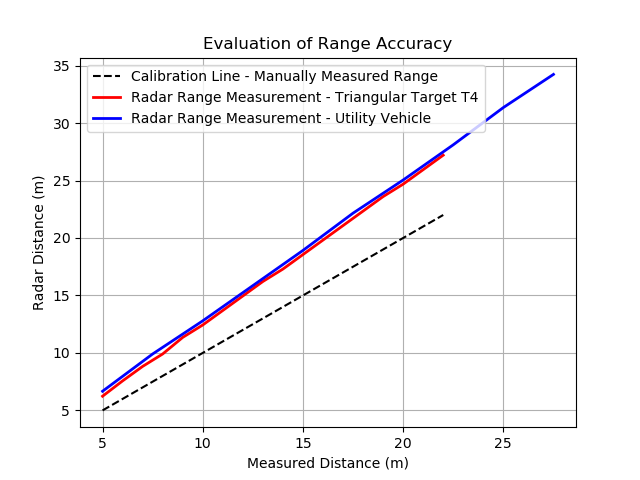

This chart was generated by the following Python code:

import pandas as pd
import numpy as np
import matplotlib.pyplot as plt

number_of_files_T4 = 18
number_of_files_ute = 10

length_T4 = number_of_files_T4                          #Total number of files to be processed
data_point= [5, 6, 7, 8, 9, 10, 11, 12, 13, 14, 15, 16, 17, 18, 19, 20, 21, 22]
range_len_T4 = np.zeros(length_T4)                          #Pre-allocating array for intesity - Length, Sum and Average
sum_range_T4 = np.zeros(length_T4)
ave_range_T4 = np.zeros(length_T4)
Distance_T4 = np.zeros(length_T4)

length_ute = number_of_files_ute                            #Total number of files to be processed
range_len_ute = np.zeros(length_ute)                          #Pre-allocating array for intesity - Length, Sum and Average
sum_range_ute = np.zeros(length_ute)
ave_range_ute = np.zeros(length_ute)
Distance_ute = np.zeros(length_ute)

for i in range(5, number_of_files_T4+5):                 #NOTE CHANGE: for i in range(5, number_of_files+6):
    df = pd.read_csv("T4_{}.csv".format(i))              #Read in the first file and subsequent files after looping
    range_T4 = df.range                                #Read the Intensity column of the CSV file
    range_len_T4[i-5] = len(range_T4)                        #Find the length of the column
    sum_range_T4[i-5] = sum(range_T4)                        #Find the sum of the column
    ave_range_T4[i-5] = sum_range_T4[i-5] / range_len_T4[i-5]  #Find the average of the column

    # ave_range_T4[i-5] = ave_range_T4[i-5] -30               #convert from dbm to db
    if (i == 5):
        Distance_T4[0]=5
    else:
        Distance_T4[i-5] = Distance_T4[i-6] + 1.0            #Set the distance to start from 0 and increment up
#### Please note: The name of the files increment by 1, but the distace taken of each file increments by 2.5.
# The name of the file was changed to increment by 1 instead of 2.5 to make the code easier.
for i in range(5, number_of_files_ute+5):                 #NOTE CHANGE: for i in range(1, number_of_files+1):
    df = pd.read_csv("Ute_{}.csv".format(i))              #Read in the first file and subsequent files after looping
    range_ute = df.range                                #Read the Intensity column of the CSV file
    range_len_ute[i-5] = len(range_ute)                        #Find the length of the column
    sum_range_ute[i-5] = sum(range_ute)                        #Find the sum of the column
    ave_range_ute[i-5] = sum_range_ute[i-5] / range_len_ute[i-5]  #Find the average of the column

    if (i == 5):
        Distance_ute[0] = 5
    else:
        Distance_ute[i-5] = Distance_ute[i-6] + 2.50            #Set the distance to start from 0 and increment up


fig = plt.figure()
plt.plot(Distance_T4, data_point,'k--', label ="Calibration Line - Manually Measured Range")
# plt.plot(Distance_T4, data_point,'k*')
plt.plot(Distance_T4, ave_range_T4,'r', linewidth=2, label ="Radar Range Measurement - Triangular Target T4")
# plt.plot(Distance_T4, ave_range_T4,'ro')
plt.plot(Distance_ute, ave_range_ute, 'b-', linewidth=2, label='Radar Range Measurement - Utility Vehicle')
plt.legend()
plt.grid()
plt.xlabel('Measured Distance (m)')
plt.ylabel('Radar Distance (m)')
plt.title('Evaluation of Range Accuracy')
plt.savefig('RangeComparisson')
plt.show()
